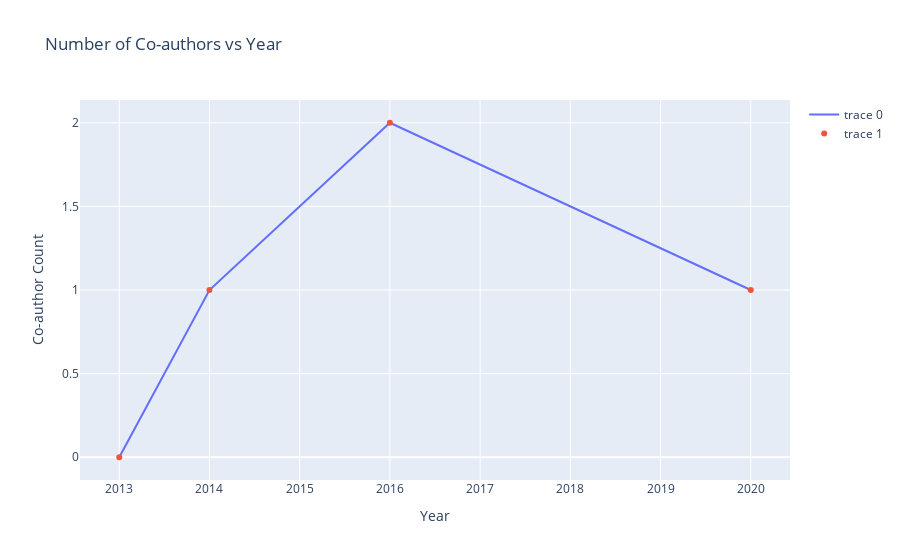

The notebook cell saved with this chart:
### Code cell
fig2.update_layout(title = 'Number of Co-authors vs Year', xaxis_title = 'Year', yaxis_title = 'Co-author Count')

### Figure 1 — Plotly figure (JSON) as saved in the notebook; plotly's stock layout.template omitted (floating-point values rounded to 4 significant figures)
{"data": [{"mode": "lines", "type": "scatter", "x": [2013, 2014, 2016, 2020], "y": [0, 1, 2, 1]}, {"mode": "markers", "type": "scatter", "x": [2013, 2014, 2016, 2020], "y": [0, 1, 2, 1]}], "layout": {"title": {"text": "Number of Co-authors vs Year"}, "xaxis": {"title": {"text": "Year"}}, "yaxis": {"title": {"text": "Co-author Count"}}}}
